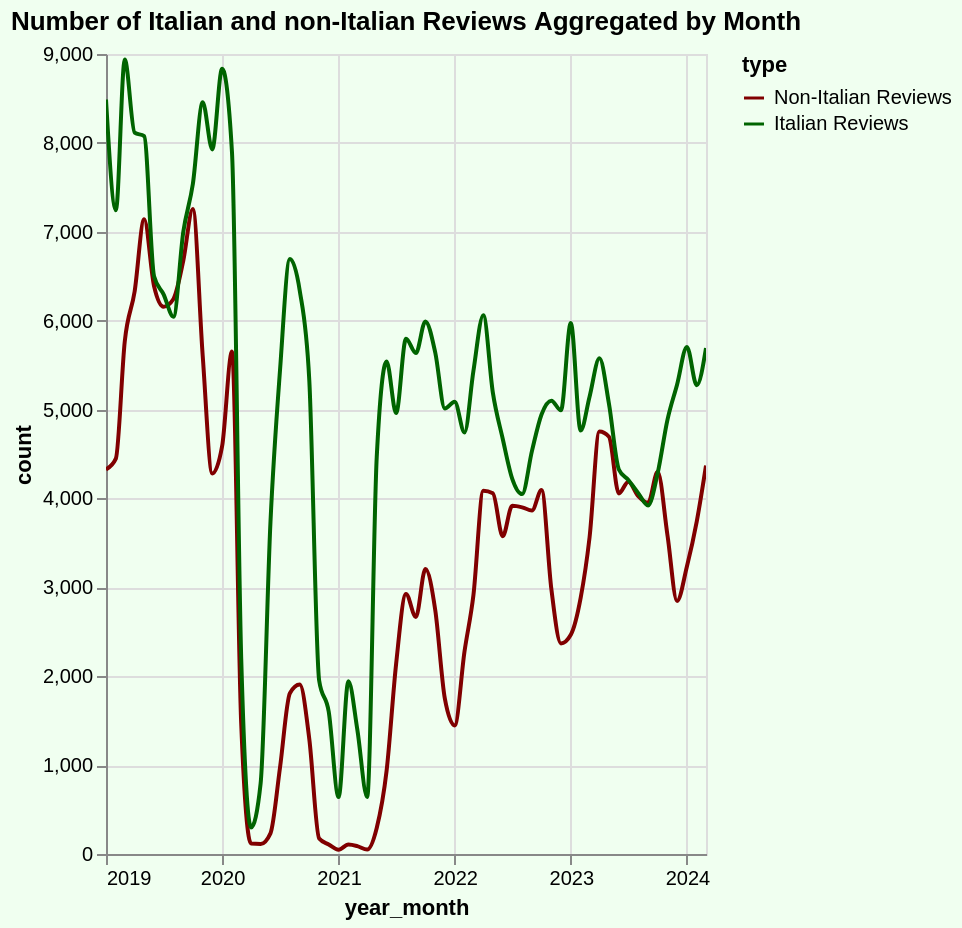

This figure's Vega-Lite source:
### Vega-Lite specification from a JSON file in a GitHub repository (floating-point values rounded to 4 significant figures)
{"config": {"view": {"continuousWidth": 300, "continuousHeight": 300}}, "data": {"name": "data-3759b0bbe6ef8149b1f1a9509ee68cda"}, "mark": {"type": "line", "interpolate": "monotone", "point": false}, "background": "#f0fff0", "encoding": {"color": {"field": "type", "scale": {"domain": ["Non-Italian Reviews", "Italian Reviews"], "range": ["#800000", "darkgreen"]}, "type": "nominal"}, "tooltip": [{"field": "year_month", "type": "temporal"}, {"field": "count", "type": "quantitative"}, {"field": "type", "type": "nominal"}], "x": {"field": "year_month", "type": "temporal"}, "y": {"field": "count", "type": "quantitative"}}, "height": 400, "params": [{"name": "param_6", "select": {"type": "interval", "encodings": ["x", "y"]}, "bind": "scales"}], "title": "Number of Italian and non-Italian Reviews Aggregated by Month", "width": "container", "$schema": "https://vega.github.io/schema/vega-lite/v5.17.0.json", "datasets": {"data-3759b0bbe6ef8149b1f1a9509ee68cda": [{"year_month": "2019-01-01T00:00:00", "count": 4327, "type": "Non-Italian Reviews"}, {"year_month": "2019-02-01T00:00:00", "count": 4448, "type": "Non-Italian Reviews"}, {"year_month": "2019-03-01T00:00:00", "count": 5767, "type": "Non-Italian Reviews"}, {"year_month": "2019-04-01T00:00:00", "count": 6328, "type": "Non-Italian Reviews"}, {"year_month": "2019-05-01T00:00:00", "count": 7141, "type": "Non-Italian Reviews"}, {"year_month": "2019-06-01T00:00:00", "count": 6390, "type": "Non-Italian Reviews"}, {"year_month": "2019-07-01T00:00:00", "count": 6157, "type": "Non-Italian Reviews"}, {"year_month": "2019-08-01T00:00:00", "count": 6244, "type": "Non-Italian Reviews"}, {"year_month": "2019-09-01T00:00:00", "count": 6676, "type": "Non-Italian Reviews"}, {"year_month": "2019-10-01T00:00:00", "count": 7256, "type": "Non-Italian Reviews"}, {"year_month": "2019-11-01T00:00:00", "count": 5604, "type": "Non-Italian Reviews"}, {"year_month": "2019-12-01T00:00:00", "count": 4280, "type": "Non-Italian Reviews"}, {"year_month": "2020-01-01T00:00:00", "count": 4588, "type": "Non-Italian Reviews"}, {"year_month": "2020-02-01T00:00:00", "count": 5653, "type": "Non-Italian Reviews"}, {"year_month": "2020-03-01T00:00:00", "count": 1467, "type": "Non-Italian Reviews"}, {"year_month": "2020-04-01T00:00:00", "count": 117, "type": "Non-Italian Reviews"}, {"year_month": "2020-05-01T00:00:00", "count": 113, "type": "Non-Italian Reviews"}, {"year_month": "2020-06-01T00:00:00", "count": 233, "type": "Non-Italian Reviews"}, {"year_month": "2020-07-01T00:00:00", "count": 974, "type": "Non-Italian Reviews"}, {"year_month": "2020-08-01T00:00:00", "count": 1808, "type": "Non-Italian Reviews"}, {"year_month": "2020-09-01T00:00:00", "count": 1906, "type": "Non-Italian Reviews"}, {"year_month": "2020-10-01T00:00:00", "count": 1294, "type": "Non-Italian Reviews"}, {"year_month": "2020-11-01T00:00:00", "count": 174, "type": "Non-Italian Reviews"}, {"year_month": "2020-12-01T00:00:00", "count": 107, "type": "Non-Italian Reviews"}, {"year_month": "2021-01-01T00:00:00", "count": 48, "type": "Non-Italian Reviews"}, {"year_month": "2021-02-01T00:00:00", "count": 107, "type": "Non-Italian Reviews"}, {"year_month": "2021-03-01T00:00:00", "count": 89, "type": "Non-Italian Reviews"}, {"year_month": "2021-04-01T00:00:00", "count": 50, "type": "Non-Italian Reviews"}, {"year_month": "2021-05-01T00:00:00", "count": 293, "type": "Non-Italian Reviews"}, {"year_month": "2021-06-01T00:00:00", "count": 936, "type": "Non-Italian Reviews"}, {"year_month": "2021-07-01T00:00:00", "count": 2141, "type": "Non-Italian Reviews"}, {"year_month": "2021-08-01T00:00:00", "count": 2926, "type": "Non-Italian Reviews"}, {"year_month": "2021-09-01T00:00:00", "count": 2666, "type": "Non-Italian Reviews"}, {"year_month": "2021-10-01T00:00:00", "count": 3206, "type": "Non-Italian Reviews"}, {"year_month": "2021-11-01T00:00:00", "count": 2742, "type": "Non-Italian Reviews"}, {"year_month": "2021-12-01T00:00:00", "count": 1751, "type": "Non-Italian Reviews"}, {"year_month": "2022-01-01T00:00:00", "count": 1447, "type": "Non-Italian Reviews"}, {"year_month": "2022-02-01T00:00:00", "count": 2280, "type": "Non-Italian Reviews"}, {"year_month": "2022-03-01T00:00:00", "count": 2913, "type": "Non-Italian Reviews"}, {"year_month": "2022-04-01T00:00:00", "count": 4086, "type": "Non-Italian Reviews"}, {"year_month": "2022-05-01T00:00:00", "count": 4059, "type": "Non-Italian Reviews"}, {"year_month": "2022-06-01T00:00:00", "count": 3575, "type": "Non-Italian Reviews"}, {"year_month": "2022-07-01T00:00:00", "count": 3917, "type": "Non-Italian Reviews"}, {"year_month": "2022-08-01T00:00:00", "count": 3900, "type": "Non-Italian Reviews"}, {"year_month": "2022-09-01T00:00:00", "count": 3865, "type": "Non-Italian Reviews"}, {"year_month": "2022-10-01T00:00:00", "count": 4095, "type": "Non-Italian Reviews"}, {"year_month": "2022-11-01T00:00:00", "count": 2978, "type": "Non-Italian Reviews"}, {"year_month": "2022-12-01T00:00:00", "count": 2369, "type": "Non-Italian Reviews"}, {"year_month": "2023-01-01T00:00:00", "count": 2467, "type": "Non-Italian Reviews"}, {"year_month": "2023-02-01T00:00:00", "count": 2882, "type": "Non-Italian Reviews"}, {"year_month": "2023-03-01T00:00:00", "count": 3562, "type": "Non-Italian Reviews"}, {"year_month": "2023-04-01T00:00:00", "count": 4752, "type": "Non-Italian Reviews"}, {"year_month": "2023-05-01T00:00:00", "count": 4694, "type": "Non-Italian Reviews"}, {"year_month": "2023-06-01T00:00:00", "count": 4057, "type": "Non-Italian Reviews"}, {"year_month": "2023-07-01T00:00:00", "count": 4188, "type": "Non-Italian Reviews"}, {"year_month": "2023-08-01T00:00:00", "count": 4026, "type": "Non-Italian Reviews"}, {"year_month": "2023-09-01T00:00:00", "count": 3951, "type": "Non-Italian Reviews"}, {"year_month": "2023-10-01T00:00:00", "count": 4299, "type": "Non-Italian Reviews"}, {"year_month": "2023-11-01T00:00:00", "count": 3584, "type": "Non-Italian Reviews"}, {"year_month": "2023-12-01T00:00:00", "count": 2846, "type": "Non-Italian Reviews"}, {"year_month": "2024-01-01T00:00:00", "count": 3234, "type": "Non-Italian Reviews"}, {"year_month": "2024-02-01T00:00:00", "count": 3743, "type": "Non-Italian Reviews"}, {"year_month": "2024-03-01T00:00:00", "count": 4370, "type": "Non-Italian Reviews"}, {"year_month": "2019-01-01T00:00:00", "count": 8487, "type": "Italian Reviews"}, {"year_month": "2019-02-01T00:00:00", "count": 7241, "type": "Italian Reviews"}, {"year_month": "2019-03-01T00:00:00", "count": 8939, "type": "Italian Reviews"}, {"year_month": "2019-04-01T00:00:00", "count": 8115, "type": "Italian Reviews"}, {"year_month": "2019-05-01T00:00:00", "count": 8076, "type": "Italian Reviews"}, {"year_month": "2019-06-01T00:00:00", "count": 6499, "type": "Italian Reviews"}, {"year_month": "2019-07-01T00:00:00", "count": 6297, "type": "Italian Reviews"}, {"year_month": "2019-08-01T00:00:00", "count": 6044, "type": "Italian Reviews"}, {"year_month": "2019-09-01T00:00:00", "count": 7000, "type": "Italian Reviews"}, {"year_month": "2019-10-01T00:00:00", "count": 7537, "type": "Italian Reviews"}, {"year_month": "2019-11-01T00:00:00", "count": 8458, "type": "Italian Reviews"}, {"year_month": "2019-12-01T00:00:00", "count": 7927, "type": "Italian Reviews"}, {"year_month": "2020-01-01T00:00:00", "count": 8835, "type": "Italian Reviews"}, {"year_month": "2020-02-01T00:00:00", "count": 7895, "type": "Italian Reviews"}, {"year_month": "2020-03-01T00:00:00", "count": 2202, "type": "Italian Reviews"}, {"year_month": "2020-04-01T00:00:00", "count": 297, "type": "Italian Reviews"}, {"year_month": "2020-05-01T00:00:00", "count": 793, "type": "Italian Reviews"}, {"year_month": "2020-06-01T00:00:00", "count": 3737, "type": "Italian Reviews"}, {"year_month": "2020-07-01T00:00:00", "count": 5443, "type": "Italian Reviews"}, {"year_month": "2020-08-01T00:00:00", "count": 6694, "type": "Italian Reviews"}, {"year_month": "2020-09-01T00:00:00", "count": 6337, "type": "Italian Reviews"}, {"year_month": "2020-10-01T00:00:00", "count": 5332, "type": "Italian Reviews"}, {"year_month": "2020-11-01T00:00:00", "count": 1952, "type": "Italian Reviews"}, {"year_month": "2020-12-01T00:00:00", "count": 1603, "type": "Italian Reviews"}, {"year_month": "2021-01-01T00:00:00", "count": 640, "type": "Italian Reviews"}, {"year_month": "2021-02-01T00:00:00", "count": 1944, "type": "Italian Reviews"}, {"year_month": "2021-03-01T00:00:00", "count": 1400, "type": "Italian Reviews"}, {"year_month": "2021-04-01T00:00:00", "count": 641, "type": "Italian Reviews"}, {"year_month": "2021-05-01T00:00:00", "count": 4465, "type": "Italian Reviews"}, {"year_month": "2021-06-01T00:00:00", "count": 5540, "type": "Italian Reviews"}, {"year_month": "2021-07-01T00:00:00", "count": 4960, "type": "Italian Reviews"}, {"year_month": "2021-08-01T00:00:00", "count": 5796, "type": "Italian Reviews"}, {"year_month": "2021-09-01T00:00:00", "count": 5635, "type": "Italian Reviews"}, {"year_month": "2021-10-01T00:00:00", "count": 5992, "type": "Italian Reviews"}, {"year_month": "2021-11-01T00:00:00", "count": 5641, "type": "Italian Reviews"}, {"year_month": "2021-12-01T00:00:00", "count": 5013, "type": "Italian Reviews"}, {"year_month": "2022-01-01T00:00:00", "count": 5087, "type": "Italian Reviews"}, {"year_month": "2022-02-01T00:00:00", "count": 4741, "type": "Italian Reviews"}, {"year_month": "2022-03-01T00:00:00", "count": 5436, "type": "Italian Reviews"}, {"year_month": "2022-04-01T00:00:00", "count": 6062, "type": "Italian Reviews"}, {"year_month": "2022-05-01T00:00:00", "count": 5191, "type": "Italian Reviews"}, {"year_month": "2022-06-01T00:00:00", "count": 4672, "type": "Italian Reviews"}, {"year_month": "2022-07-01T00:00:00", "count": 4221, "type": "Italian Reviews"}, {"year_month": "2022-08-01T00:00:00", "count": 4049, "type": "Italian Reviews"}, {"year_month": "2022-09-01T00:00:00", "count": 4535, "type": "Italian Reviews"}, {"year_month": "2022-10-01T00:00:00", "count": 4945, "type": "Italian Reviews"}, {"year_month": "2022-11-01T00:00:00", "count": 5100, "type": "Italian Reviews"}, {"year_month": "2022-12-01T00:00:00", "count": 4991, "type": "Italian Reviews"}, {"year_month": "2023-01-01T00:00:00", "count": 5975, "type": "Italian Reviews"}, {"year_month": "2023-02-01T00:00:00", "count": 4763, "type": "Italian Reviews"}, {"year_month": "2023-03-01T00:00:00", "count": 5144, "type": "Italian Reviews"}, {"year_month": "2023-04-01T00:00:00", "count": 5576, "type": "Italian Reviews"}, {"year_month": "2023-05-01T00:00:00", "count": 5064, "type": "Italian Reviews"}, {"year_month": "2023-06-01T00:00:00", "count": 4326, "type": "Italian Reviews"}, {"year_month": "2023-07-01T00:00:00", "count": 4208, "type": "Italian Reviews"}, {"year_month": "2023-08-01T00:00:00", "count": 4060, "type": "Italian Reviews"}, {"year_month": "2023-09-01T00:00:00", "count": 3920, "type": "Italian Reviews"}, {"year_month": "2023-10-01T00:00:00", "count": 4283, "type": "Italian Reviews"}, {"year_month": "2023-11-01T00:00:00", "count": 4887, "type": "Italian Reviews"}, {"year_month": "2023-12-01T00:00:00", "count": 5280, "type": "Italian Reviews"}, {"year_month": "2024-01-01T00:00:00", "count": 5705, "type": "Italian Reviews"}, {"year_month": "2024-02-01T00:00:00", "count": 5273, "type": "Italian Reviews"}, {"year_month": "2024-03-01T00:00:00", "count": 5692, "type": "Italian Reviews"}]}}
